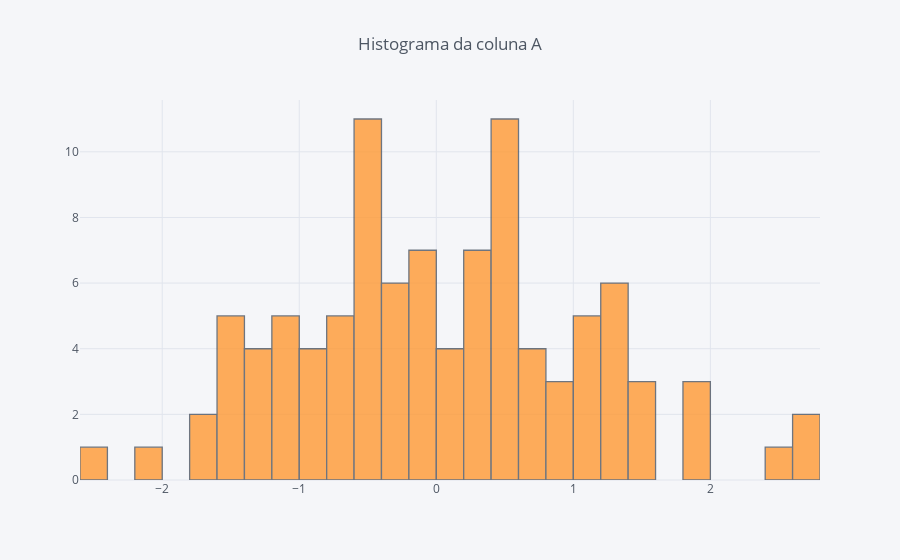

Here is the notebook cell this chart was saved with:
### Markdown cell above
Histogramas:

### Code cell
# No exemplo abaixo é visto a variação em histograma da coluna 'A', trocando o valor entre [], pelo nome da coluna se poder vizualizar 
# as outras três aqui representadas.

df['A'].iplot(kind='hist', bins=50, title='Histograma da coluna A')

### Figure 1 — Plotly figure (JSON) as saved in the notebook; plotly's stock layout.template omitted (floating-point values rounded to 4 significant figures)
{"data": [{"histfunc": "count", "histnorm": "", "marker": {"color": "rgba(255, 153, 51, 1.0)", "line": {"color": "#4D5663", "width": 1.3}}, "name": "A", "nbinsx": 50, "opacity": 0.8, "orientation": "v", "type": "histogram", "uid": "5061d6ce-5c2f-4e06-8817-db76ba4de24d", "x": [-0.08057, -0.1194, 2.494, -0.7024, 1.312, -1.521, 2.674, 1.097, -0.1745, -0.5015, 1.384, 0.3391, -1.216, 1.887, 0.4531, -0.8733, 0.2619, 0.8942, 0.5593, 1.584, -0.272, -0.216, -0.5677, 0.7532, 2.619, -0.6709, 0.5075, -0.5822, 0.7042, 0.5572, 0.5454, 0.5185, -0.1985, 0.3221, 1.986, 1.848, -0.1015, 0.4691, -0.9302, 0.1939, -0.4292, 0.5817, 1.058, -0.7701, 0.006519, 1.281, 0.5155, -1.1, 0.7723, -1.603, -0.477, 1.069, -1.026, -1.692, 0.3384, -1.288, -1.023, -0.241, 0.9307, -0.7669, -0.962, 0.003429, 0.3732, 1.223, -0.02771, -0.8341, -2.031, 0.9366, 1.538, -0.5902, -1.495, -0.3252, -0.5516, 0.2069, -0.5976, -0.2825, 0.5627, 0.7187, -1.417, -1.519, -0.7381, 0.256, -0.4409, -1.328, -0.3314, 0.06792, -1.574, 0.527, 1.564, -0.126, 1.259, -0.5614, 1.163, -0.4667, 1.268, -1.047, -2.499, -1.394, 1.023, -1.016]}], "layout": {"barmode": "overlay", "legend": {"bgcolor": "#F5F6F9", "font": {"color": "#4D5663"}}, "paper_bgcolor": "#F5F6F9", "plot_bgcolor": "#F5F6F9", "title": {"font": {"color": "#4D5663"}, "text": "Histograma da coluna A"}, "xaxis": {"gridcolor": "#E1E5ED", "showgrid": true, "tickfont": {"color": "#4D5663"}, "title": {"font": {"color": "#4D5663"}, "text": ""}, "zerolinecolor": "#E1E5ED"}, "yaxis": {"gridcolor": "#E1E5ED", "showgrid": true, "tickfont": {"color": "#4D5663"}, "title": {"font": {"color": "#4D5663"}, "text": ""}, "zerolinecolor": "#E1E5ED"}}}
